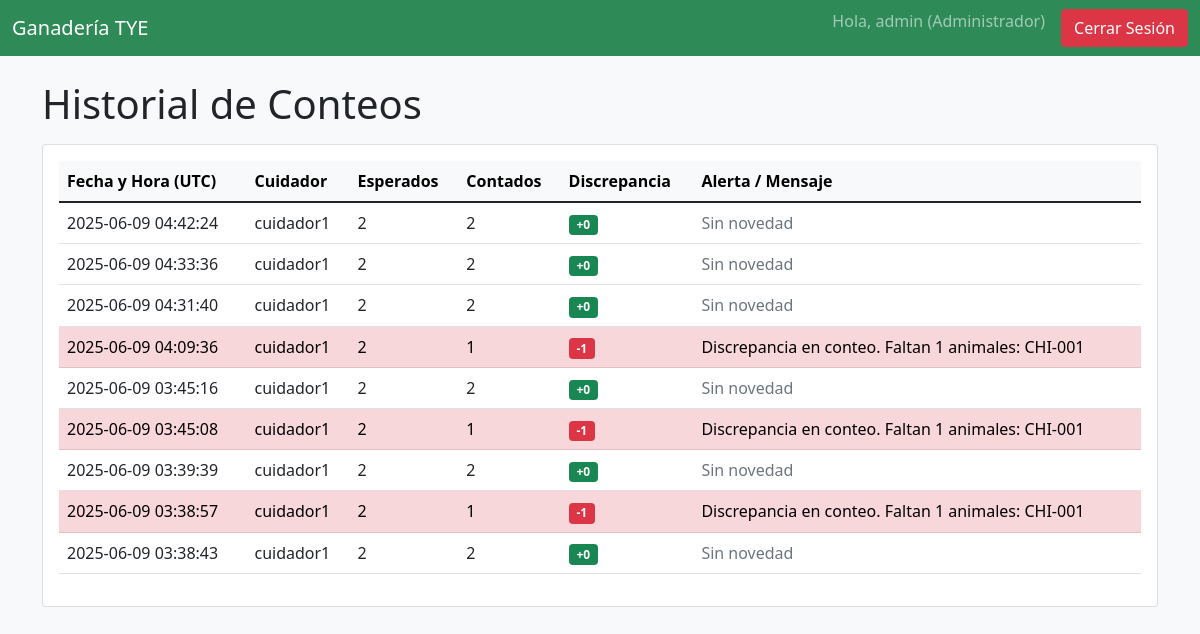
Page /ver_reportes (signed in) on the earlier database version.
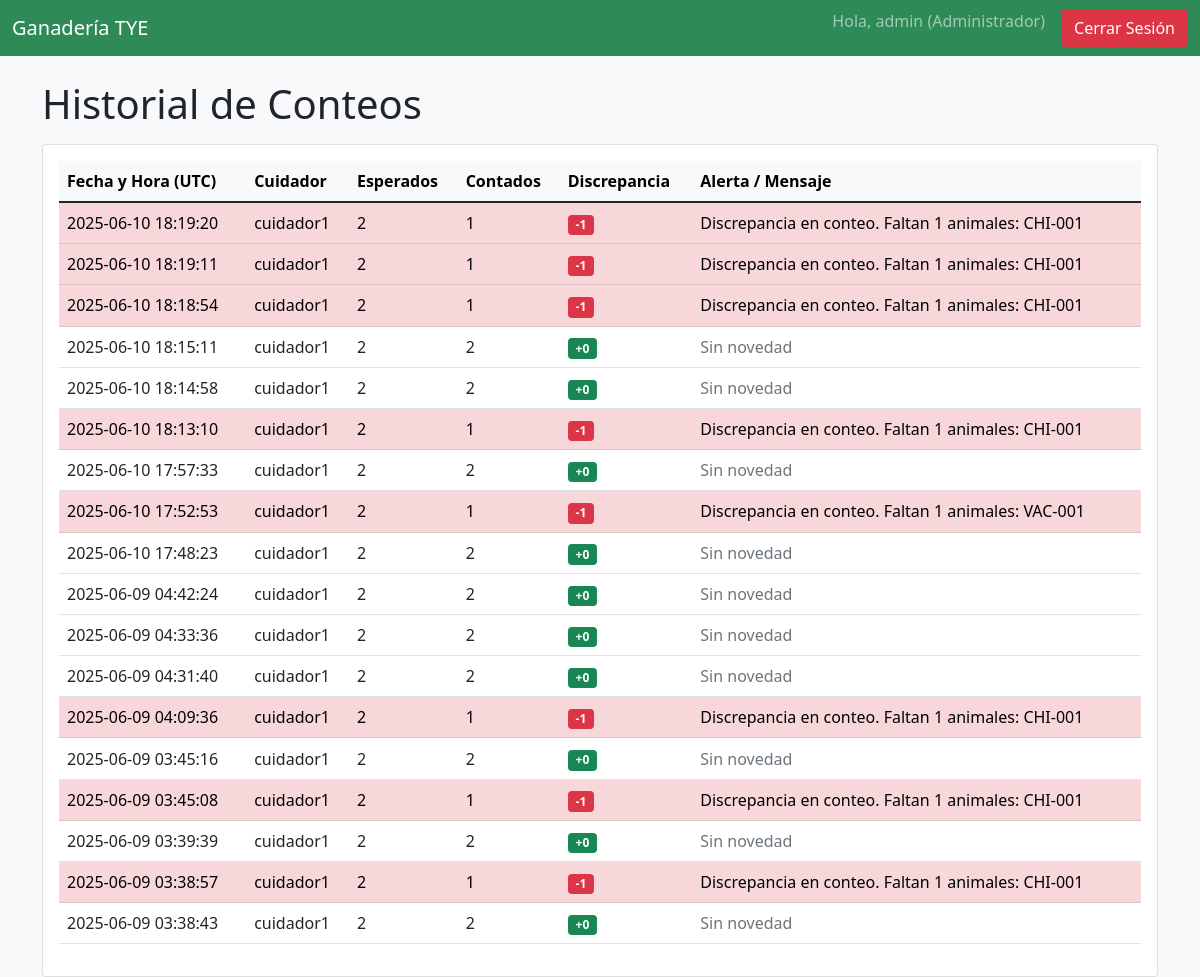
Same page on the later database version.
### app.py (models this page shows)
class Conteo(db.Model):
    id = db.Column(db.Integer, primary_key=True)
    fecha_hora = db.Column(db.DateTime, nullable=False, default=datetime.utcnow)
    animales_esperados = db.Column(db.Integer, nullable=False)
    animales_contados = db.Column(db.Integer, nullable=False)
    user_id = db.Column(db.Integer, db.ForeignKey('user.id'), nullable=False)
    alerta = db.relationship('Alerta', backref='conteo', uselist=False, cascade="all, delete-orphan")

class User(db.Model):
    id = db.Column(db.Integer, primary_key=True)
    username = db.Column(db.String(80), unique=True, nullable=False)
    password_hash = db.Column(db.String(128), nullable=False)
    rol = db.Column(db.String(50), nullable=False)
    conteos = db.relationship('Conteo', backref='cuidador', lazy=True)

class Alerta(db.Model):
    id = db.Column(db.Integer, primary_key=True)
    mensaje = db.Column(db.Text, nullable=False)
    resuelta = db.Column(db.Boolean, default=False, nullable=False)
    conteo_id = db.Column(db.Integer, db.ForeignKey('conteo.id'), nullable=False)

### app.py (the view)
@app.route('/ver_reportes')
def ver_reportes():
    if 'user_id' not in session or session['user_rol'] != 'Administrador': return redirect(url_for('login'))
    conteos = Conteo.query.order_by(Conteo.fecha_hora.desc()).all()
    return render_template('ver_reportes.html', conteos=conteos)

### Templates/ver_reportes.html (shortened to what this page needs)
{% extends "base.html" %}
{% block content %}
<div class="d-flex justify-content-between align-items-center mb-3">
    <h1 class="mb-0">Historial de Conteos</h1>
</div>
<div class="card">
    <div class="card-body">
        <div class="table-responsive">
            <table class="table table-hover align-middle">
                <thead class="table-light">
                    <tr>
                        <th>Fecha y Hora (UTC)</th>
                        <th>Cuidador</th>
                        <th>Esperados</th>
                        <th>Contados</th>
                        <th>Discrepancia</th>
                        <th>Alerta / Mensaje</th>
                    </tr>
                </thead>
                <tbody>
                    {% for conteo in conteos %}
                        <tr class="{{ 'table-danger' if conteo.alerta else '' }}">
                            <td>{{ conteo.fecha_hora.strftime('%Y-%m-%d %H:%M:%S') }}</td>
                            <td>{{ conteo.cuidador.username }}</td>
                            <td>{{ conteo.animales_esperados }}</td>
                            <td>{{ conteo.animales_contados }}</td>
                            <td>
                                {% set discrepancia = conteo.animales_contados - conteo.animales_esperados %}
                                <span class="badge {{ 'bg-danger' if discrepancia < 0 else 'bg-success' }}">
                                    {{ '%+d' % discrepancia }}
                                </span>
                            </td>
                            <td>
                                {% if conteo.alerta %}
                                    {{ conteo.alerta.mensaje }}
                                {% else %}
                                    <span class="text-muted">Sin novedad</span>
                                {% endif %}
                            </td>
                        </tr>
                    {% else %}
                        <tr>
                            <td colspan="6" class="text-center">No hay conteos registrados todavía.</td>
                        </tr>
                    {% endfor %}
                </tbody>
            </table>
        </div>
    </div>
</div>
{% endblock %}

### Templates/base.html (shortened to what this page needs)
<!doctype html>
<html lang="es">
  <head>
    <link href="https://cdn.jsdelivr.net/npm/bootstrap@5.1.3/dist/css/bootstrap.min.css" rel="stylesheet">
  </head>
  <body>
    <nav class="navbar navbar-expand-lg navbar-dark bg-primary">
        <div class="container-fluid">
            <a class="navbar-brand" href="{{ url_for('index') }}">Ganadería TYE</a>
            <div class="collapse navbar-collapse">
                <ul class="navbar-nav ms-auto">
                    {% if session.user_id %}
                        <li class="nav-item">
                            <span class="navbar-text me-3">
                                Hola, {{ session.username }} ({{ session.user_rol }})
                            </span>
                        </li>
                        <li class="nav-item">
                            <a class="btn btn-danger" href="{{ url_for('logout') }}">Cerrar Sesión</a>
                        </li>
                    {% endif %}
                </ul>
            </div>
        </div>
    </nav>
    <div class="container mt-4">
        {% block content %}{% endblock %}
    </div>
  </body>
</html>

### Templates/base.html (style rules this page uses)
body { background-color: #f8f9fa; }
.bg-primary { background-color: #2E8B57 !important; }
.btn-danger { background-color: #dc3545 !important; border-color: #dc3545 !important; }

Differences in the rows shown:
added Conteo: fecha_hora "2025-06-10 18:19:20", cuidador.username "cuidador1", animales_esperados "2", animales_contados "1", discrepancia "-1", alerta.mensaje "Discrepancia en conteo. Faltan 1 animales: CHI-001"
added Conteo: fecha_hora "2025-06-10 18:19:11", cuidador.username "cuidador1", animales_esperados "2", animales_contados "1", discrepancia "-1", alerta.mensaje "Discrepancia en conteo. Faltan 1 animales: CHI-001"
added Conteo: fecha_hora "2025-06-10 18:18:54", cuidador.username "cuidador1", animales_esperados "2", animales_contados "1", discrepancia "-1", alerta.mensaje "Discrepancia en conteo. Faltan 1 animales: CHI-001"
added Conteo: fecha_hora "2025-06-10 18:15:11", cuidador.username "cuidador1", animales_esperados "2", animales_contados "2", discrepancia "+0", shows "Sin novedad"
added Conteo: fecha_hora "2025-06-10 18:14:58", cuidador.username "cuidador1", animales_esperados "2", animales_contados "2", discrepancia "+0", shows "Sin novedad"
added Conteo: fecha_hora "2025-06-10 18:13:10", cuidador.username "cuidador1", animales_esperados "2", animales_contados "1", discrepancia "-1", alerta.mensaje "Discrepancia en conteo. Faltan 1 animales: CHI-001"
added Conteo: fecha_hora "2025-06-10 17:57:33", cuidador.username "cuidador1", animales_esperados "2", animales_contados "2", discrepancia "+0", shows "Sin novedad"
added Conteo: fecha_hora "2025-06-10 17:52:53", cuidador.username "cuidador1", animales_esperados "2", animales_contados "1", discrepancia "-1", alerta.mensaje "Discrepancia en conteo. Faltan 1 animales: VAC-001"
added Conteo: fecha_hora "2025-06-10 17:48:23", cuidador.username "cuidador1", animales_esperados "2", animales_contados "2", discrepancia "+0", shows "Sin novedad"
